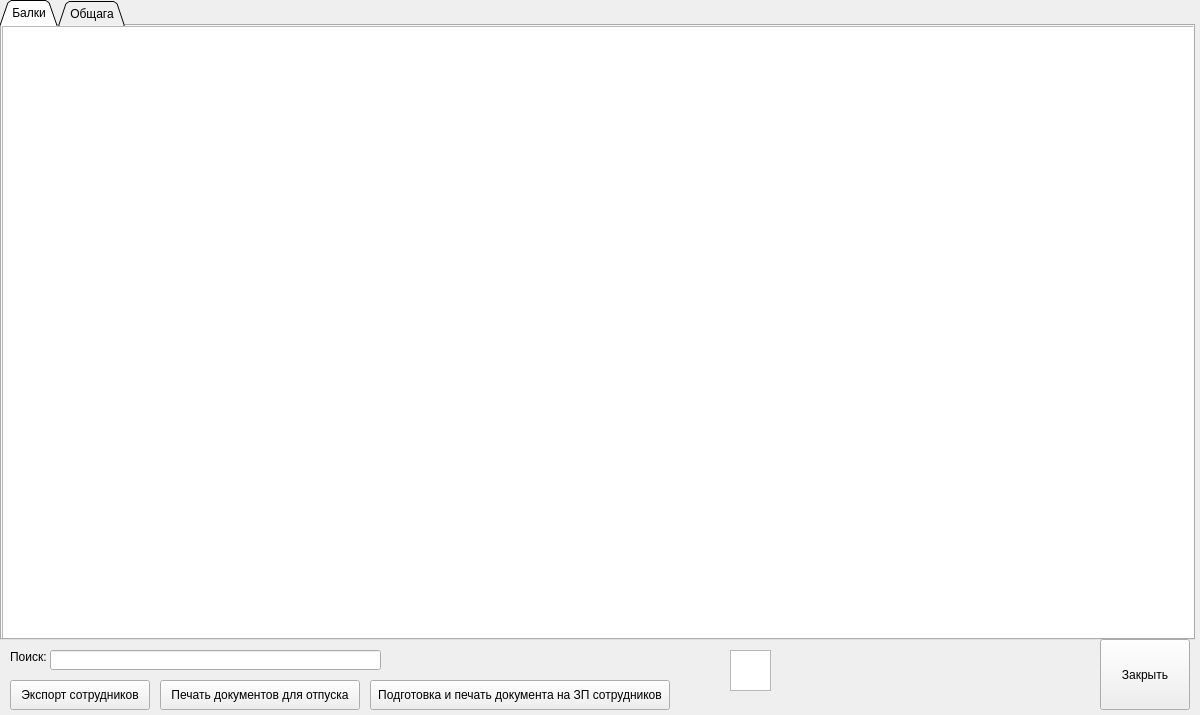
<?xml version="1.0" encoding="UTF-8"?>
<ui version="4.0">
 <class>MainWindow</class>
 <widget class="QMainWindow" name="MainWindow">
  <property name="geometry">
   <rect>
    <x>0</x>
    <y>0</y>
    <width>1200</width>
    <height>715</height>
   </rect>
  </property>
  <property name="sizePolicy">
   <sizepolicy hsizetype="Fixed" vsizetype="Fixed">
    <horstretch>0</horstretch>
    <verstretch>0</verstretch>
   </sizepolicy>
  </property>
  <property name="minimumSize">
   <size>
    <width>1200</width>
    <height>715</height>
   </size>
  </property>
  <property name="maximumSize">
   <size>
    <width>1200</width>
    <height>715</height>
   </size>
  </property>
  <property name="windowTitle">
   <string>Списки заселения</string>
  </property>
  <property name="toolButtonStyle">
   <enum>Qt::ToolButtonIconOnly</enum>
  </property>
  <widget class="QWidget" name="centralwidget">
   <widget class="QTabWidget" name="tabWidget">
    <property name="geometry">
     <rect>
      <x>0</x>
      <y>0</y>
      <width>1195</width>
      <height>640</height>
     </rect>
    </property>
    <property name="sizePolicy">
     <sizepolicy hsizetype="Maximum" vsizetype="Maximum">
      <horstretch>0</horstretch>
      <verstretch>0</verstretch>
     </sizepolicy>
    </property>
    <property name="minimumSize">
     <size>
      <width>1195</width>
      <height>640</height>
     </size>
    </property>
    <property name="maximumSize">
     <size>
      <width>1195</width>
      <height>640</height>
     </size>
    </property>
    <property name="tabShape">
     <enum>QTabWidget::Triangular</enum>
    </property>
    <property name="currentIndex">
     <number>0</number>
    </property>
    <property name="documentMode">
     <bool>false</bool>
    </property>
    <property name="tabsClosable">
     <bool>false</bool>
    </property>
    <property name="movable">
     <bool>false</bool>
    </property>
    <widget class="QWidget" name="tab">
     <attribute name="title">
      <string>Балки</string>
     </attribute>
     <widget class="QTableView" name="TVBalki">
      <property name="geometry">
       <rect>
        <x>0</x>
        <y>0</y>
        <width>1195</width>
        <height>620</height>
       </rect>
      </property>
      <property name="minimumSize">
       <size>
        <width>1195</width>
        <height>620</height>
       </size>
      </property>
      <property name="maximumSize">
       <size>
        <width>1195</width>
        <height>620</height>
       </size>
      </property>
      <property name="sortingEnabled">
       <bool>false</bool>
      </property>
     </widget>
    </widget>
    <widget class="QWidget" name="tab_2">
     <attribute name="title">
      <string>Общага</string>
     </attribute>
     <widget class="QTableView" name="TVObchaga">
      <property name="geometry">
       <rect>
        <x>0</x>
        <y>0</y>
        <width>1195</width>
        <height>620</height>
       </rect>
      </property>
      <property name="minimumSize">
       <size>
        <width>1195</width>
        <height>620</height>
       </size>
      </property>
      <property name="maximumSize">
       <size>
        <width>1195</width>
        <height>620</height>
       </size>
      </property>
      <property name="gridStyle">
       <enum>Qt::SolidLine</enum>
      </property>
      <property name="sortingEnabled">
       <bool>true</bool>
      </property>
     </widget>
    </widget>
   </widget>
   <widget class="QPushButton" name="PBclose">
    <property name="geometry">
     <rect>
      <x>1100</x>
      <y>639</y>
      <width>90</width>
      <height>71</height>
     </rect>
    </property>
    <property name="text">
     <string>Закрыть</string>
    </property>
   </widget>
   <widget class="QPushButton" name="PBZP">
    <property name="geometry">
     <rect>
      <x>370</x>
      <y>680</y>
      <width>300</width>
      <height>30</height>
     </rect>
    </property>
    <property name="text">
     <string>Подготовка и печать документа на ЗП сотрудников</string>
    </property>
   </widget>
   <widget class="QPushButton" name="PBOtpusk">
    <property name="geometry">
     <rect>
      <x>160</x>
      <y>680</y>
      <width>200</width>
      <height>30</height>
     </rect>
    </property>
    <property name="text">
     <string>Печать документов для отпуска</string>
    </property>
   </widget>
   <widget class="QPushButton" name="PBExport">
    <property name="geometry">
     <rect>
      <x>10</x>
      <y>680</y>
      <width>140</width>
      <height>30</height>
     </rect>
    </property>
    <property name="text">
     <string>Экспорт сотрудников</string>
    </property>
   </widget>
   <widget class="QLabel" name="label">
    <property name="geometry">
     <rect>
      <x>10</x>
      <y>650</y>
      <width>47</width>
      <height>13</height>
     </rect>
    </property>
    <property name="text">
     <string>Поиск:</string>
    </property>
   </widget>
   <widget class="QLineEdit" name="LESearch">
    <property name="geometry">
     <rect>
      <x>50</x>
      <y>650</y>
      <width>331</width>
      <height>20</height>
     </rect>
    </property>
   </widget>
   <widget class="QTableView" name="TVTable">
    <property name="enabled">
     <bool>true</bool>
    </property>
    <property name="geometry">
     <rect>
      <x>730</x>
      <y>650</y>
      <width>41</width>
      <height>41</height>
     </rect>
    </property>
   </widget>
  </widget>
 </widget>
 <resources/>
 <connections/>
</ui>
